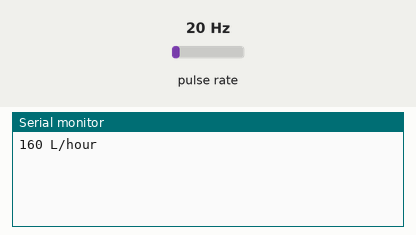
This sketch was run on a simulated ESP8266 (NodeMCU). Shown: the last lines printed to the serial monitor. Wiring (inferred from the names in the program): pulse sensor: data GPIO 2. The inputs (shaded band) are chosen by the test bench; at power-on: pulse rate 20 Hz.

Above: at 1.2 s.
1.3 s: pulse rate (sensor on GPIO 2) set to 4 Hz
At 2.6 s:
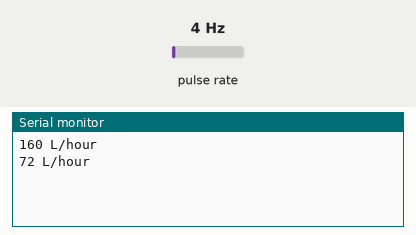
2.8 s: pulse rate (sensor on GPIO 2) set to 50 Hz
At 3.5 s:
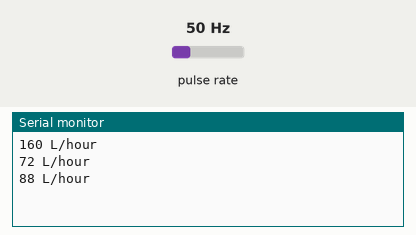
Timing chart, 0 to 5.8 s (numbered marks = the images above; inputs shaded):
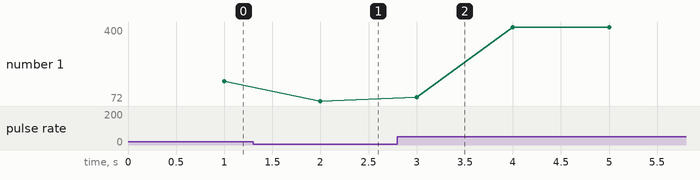

Measured:
- after the input at 1.3 s, the serial monitor: prints a new line after 0.70 s (image 1)
- after the input at 2.8 s, the serial monitor: prints a new line after 0.20 s (image 2)
- plotted number 1: 160 → 72 after the input at 1.3 s, 72 → 400 after the input at 2.8 s

The sketch:

flow_meter3.ino
```cpp
volatile int  flow_frequency;  // Measures flow meter pulses
unsigned int  l_hour;          // Calculated litres/hour
unsigned char flowmeter = 2;  // Flow Meter Pin number
unsigned long currentTime;
unsigned long cloopTime;
void ICACHE_RAM_ATTR flow();
void flow()                  // Interruot function
{
   flow_frequency++;
}

void setup()
{
   pinMode(flowmeter, INPUT);
   Serial.begin(9600);
   attachInterrupt(digitalPinToInterrupt(flowmeter), flow, RISING); // Setup Interrupt

   sei();                            // Enable interrupts
   currentTime = millis();
   cloopTime = currentTime;
}

void loop ()
{
   currentTime = millis();
   // Every second, calculate and print litres/hour
   if(currentTime >= (cloopTime + 1000))
   {
      cloopTime = currentTime;              // Updates cloopTime
      // Pulse frequency (Hz) = 7.5Q, Q is flow rate in L/min. (Results in +/- 3% range)
      l_hour = (flow_frequency * 60 / 7.5); // (Pulse frequency x 60 min) / 7.5Q = flow rate in L/hour
      flow_frequency = 0;                   // Reset Counter
      Serial.print(l_hour, DEC);            // Print litres/hour
      Serial.println(" L/hour");
   }
}
```
